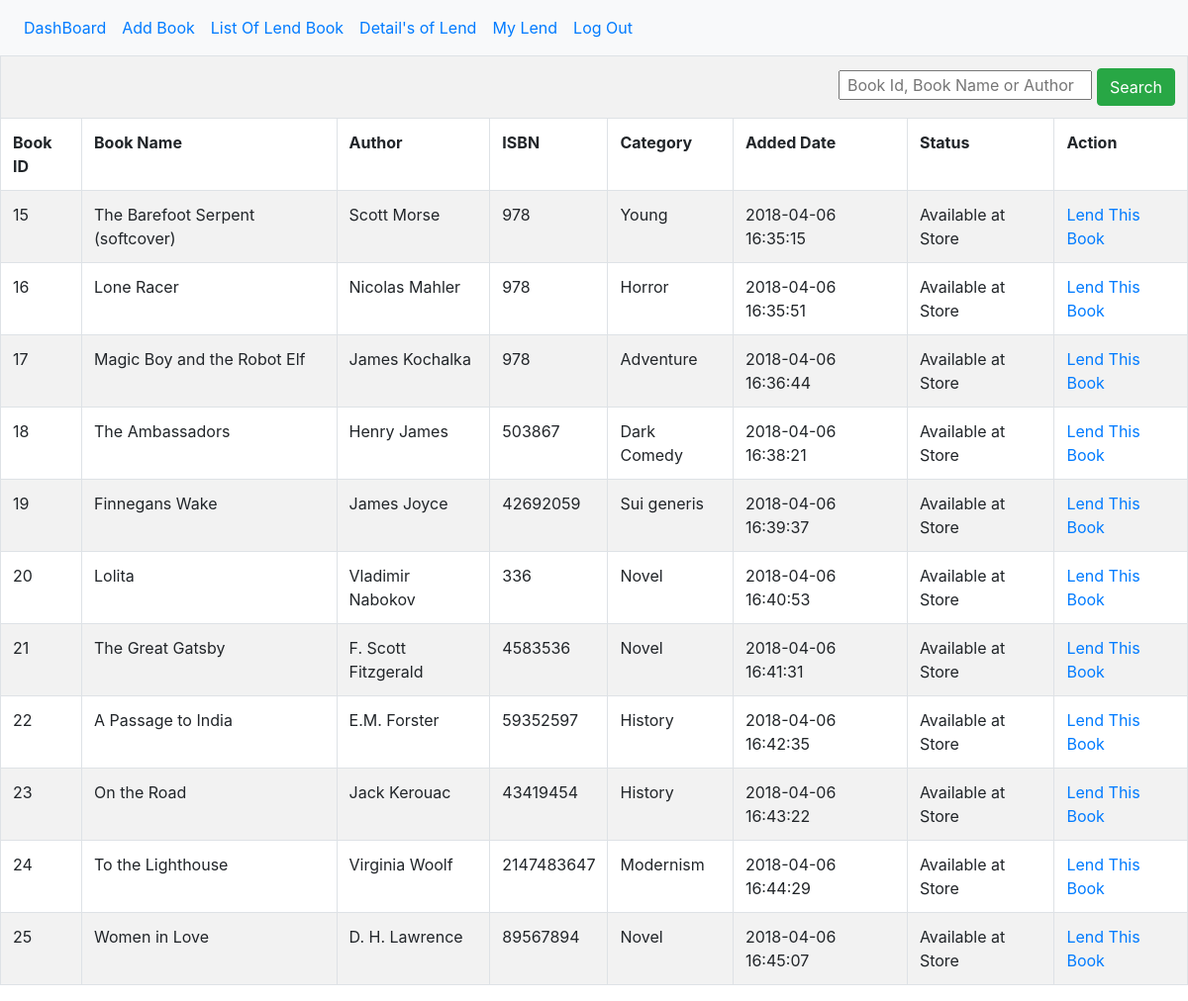
The page /dashboard.php (signed in) on the database its author committed.
### tables this page shows
CREATE TABLE `book_list` (
  `id` int(11) NOT NULL,
  `bookid` varchar(255) NOT NULL,
  `book_name` varchar(255) NOT NULL,
  `author` varchar(255) NOT NULL,
  `isbn` int(11) NOT NULL,
  `category` varchar(255) NOT NULL,
  `added` datetime NOT NULL,
  `status` tinyint(1) DEFAULT NULL
);

### dashboard.php (the view, shortened to what this page needs)
<?php
	require 'server.php';
	$query="SELECT * FROM `book_list`";
     $result1=mysqli_query($db,$query);
?>
<!doctype html>
<html>
<head>
	<link rel="stylesheet" href="style/bootstrap.min.css">
</head>
<body>
	<nav class="navbar navbar-expand-sm bg-light">
	  <ul class="navbar-nav">
		<li class="nav-item">
		  <a class="nav-link" href="dashboard.php">DashBoard</a>
		</li>
		  <li class="nav-item">
		  <a class="nav-link" href="addbook.php">Add Book</a>
		</li>
		<li class="nav-item">
		  <a class="nav-link" href="list_of_lend_book.php">List Of Lend Book</a>
		</li>
		<li class="nav-item">
		  <a class="nav-link" href="today_book_return.php">Detail's of Lend</a>
		</li>
		  <li class="nav-item">
		  <a class="nav-link" href="my_lend.php">My Lend</a>
		</li>
		   <li class="nav-item">
		  <a class="nav-link" href="logout.php">Log Out</a>
		</li>
	  </ul>
	</nav>
	<table class="table table-striped table-bordered table-condensed">
		<tr>
			<td colspan="8">
			<form method="get" action="search.php" style="float:right">
			<input type="text" name="search" placeholder=" Book Id, Book Name or Author" class="input-sm"/>
			<input type="submit" name="submit" value="Search" class="btn btn-success"/>
			</form>
			</td>
		</tr>
		<tr>
			<th>Book ID</th>
			<th>Book Name</th>
			<th>Author</th>
			<th>ISBN</th>
			<th>Category</th>
			<th>Added Date</th>
			<th>Status</th>
			<th>Action</th>
		</tr>
			<?php
			while($book_list=mysqli_fetch_array($result1)) {
				$id=$book_list['bookid'];
				$status=$book_list['status'];
				if($status==null){
					$status='Available at Store';
					echo "<tr>";
				echo "<td>".$book_list['bookid']."</td>";
				echo "<td>".$book_list['book_name']."</td>";
				echo "<td>".$book_list['author']."</td>";
				echo "<td>".$book_list['isbn']."</td>";
				echo "<td>".$book_list['category']."</td>";
				echo "<td>".$book_list['added']."</td>";
				echo "<td>".$status."</td>";
				echo "<td> <a href='lend.php?id=$id'>Lend This Book</a> </td>";
				}
			}
			?>
	</table>
</body>
</html>

### rows shown on the page
book_list: bookid "15", book_name "The Barefoot Serpent (softcover)", author "Scott Morse", isbn "978", category "Young", added "2018-04-06 16:35:15", status "Available at Store"
book_list: bookid "16", book_name "Lone Racer", author "Nicolas Mahler", isbn "978", category "Horror", added "2018-04-06 16:35:51", status "Available at Store"
book_list: bookid "17", book_name "Magic Boy and the Robot Elf", author "James Kochalka", isbn "978", category "Adventure", added "2018-04-06 16:36:44", status "Available at Store"
book_list: bookid "18", book_name "The Ambassadors", author "Henry James", isbn "503867", category "Dark Comedy", added "2018-04-06 16:38:21", status "Available at Store"
book_list: bookid "19", book_name "Finnegans Wake", author "James Joyce", isbn "42692059", category "Sui generis", added "2018-04-06 16:39:37", status "Available at Store"
book_list: bookid "20", book_name "Lolita", author "Vladimir Nabokov", isbn "336", category "Novel", added "2018-04-06 16:40:53", status "Available at Store"
book_list: bookid "21", book_name "The Great Gatsby", author "F. Scott Fitzgerald", isbn "4583536", category "Novel", added "2018-04-06 16:41:31", status "Available at Store"
book_list: bookid "22", book_name "A Passage to India", author "E.M. Forster", isbn "59352597", category "History", added "2018-04-06 16:42:35", status "Available at Store"
book_list: bookid "23", book_name "On the Road", author "Jack Kerouac", isbn "43419454", category "History", added "2018-04-06 16:43:22", status "Available at Store"
book_list: bookid "24", book_name "To the Lighthouse", author "Virginia Woolf", isbn "2147483647", category "Modernism", added "2018-04-06 16:44:29", status "Available at Store"
book_list: bookid "25", book_name "Women in Love", author "D. H. Lawrence", isbn "89567894", category "Novel", added "2018-04-06 16:45:07", status "Available at Store"
